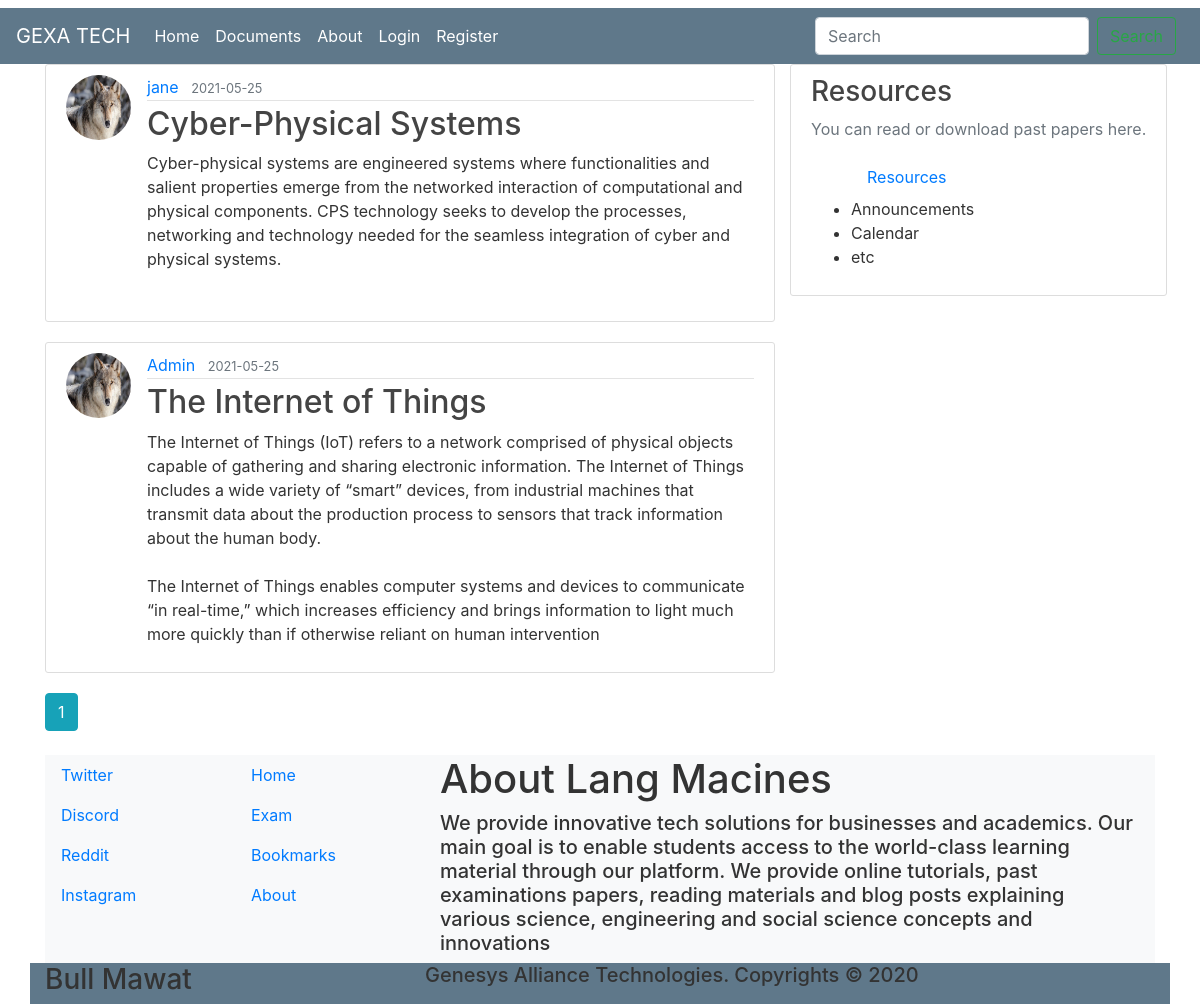
Page /home on the earlier database version.
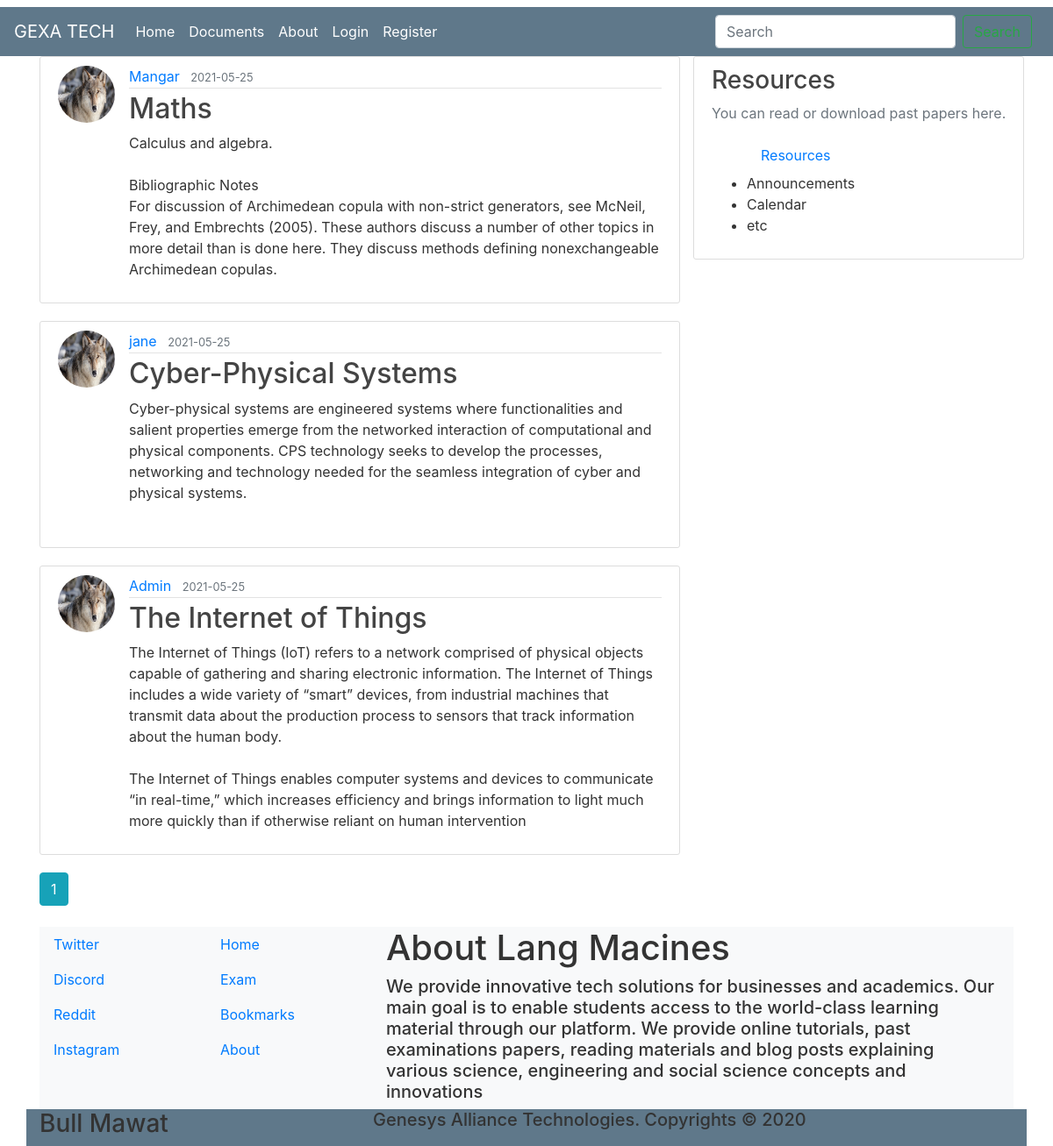
Same page on the later database version.
### blog/models.py (models this page shows, shortened)
class Post(db.Model):
    id = db.Column(db.Integer, primary_key=True)
    title = db.Column(db.String(100), nullable=False)
    date_posted = db.Column(db.DateTime, nullable=False, default=datetime.utcnow)
    content = db.Column(db.Text, nullable=False)
    user_id = db.Column(db.Integer, db.ForeignKey('user.id'), nullable=False)

class User(db.Model, UserMixin):
    id = db.Column(db.Integer, primary_key=True)
    username = db.Column(db.String(20), unique=True, nullable=False)
    email = db.Column(db.String(50), unique=True, nullable=False)
    image_file = db.Column(db.String(20), nullable=False, default='default.jpg')
    password = db.Column(db.String(60), nullable=False)
    posts = db.relationship('Post', backref='author', lazy=True)
    uploads = db.relationship('Upload', backref='author', lazy=True)

### blog/main/routes.py (the view)
@main.route("/")
@main.route("/home")
def home():
    page = request.args.get('page', 1, type=int)
    posts  = Post.query.order_by(Post.date_posted.desc()).paginate(page=page, per_page=5)
    return render_template("home.html", posts=posts)

### blog/templates/home.html
{% extends "layout.html" %}
{% block content %}
    {% for post in posts.items %}
        <article class="media content-section">
          <img class="rounded-circle article-img" src="{{ url_for('static', filename='profile_pics/' + post.author.image_file) }}">
          <div class="media-body">
            <div class="article-metadata">
              <a class="mr-2" href="{{ url_for('posts.user_posts', username=post.author.username) }}">{{ post.author.username }}</a>
              <small class="text-muted">{{ post.date_posted.strftime('%Y-%m-%d') }}</small>
            </div>
            <h2><a class="article-title" href="{{ url_for('posts.post', post_id=post.id) }}">{{ post.title }}</a></h2>
            <p class="article-content">{{ post.content }}</p>
          </div>
        </article>
    {% endfor %}
    {% for page_num in posts.iter_pages(left_edge=1, right_edge=1, left_current=1, right_current=2) %}
      {% if page_num %}
        {% if posts.page == page_num %}
          <a class="btn btn-info mb-4" href="{{ url_for('main.home', page=page_num) }}">{{ page_num }}</a>
        {% else %}
          <a class="btn btn-outline-info mb-4" href="{{ url_for('main.home', page=page_num) }}">{{ page_num }}</a>
        {% endif %}
      {% else %}
        ...
      {% endif %}
    {% endfor %}
{% endblock content %}

### blog/templates/layout.html (shortened to what this page needs)
<!DOCTYPE html>
<html class="h-100" lang="en">
<head>
  <link rel="stylesheet" href="https://stackpath.bootstrapcdn.com/bootstrap/4.4.1/css/bootstrap.min.css">
  <link rel="stylesheet" type="text/css" href="{{ url_for('static', filename='main.css') }}">
</head>
<body>
  <header class="site-header">
    <nav class="navbar navbar-expand-md navbar-dark bg-steel">
      <a class="navbar-brand" href="/">GEXA TECH</a>
      <div class="collapse navbar-collapse" id="navbarNavID">
        <ul class="navbar-nav mr-auto">
          <li class="nav-item active">
            <a class="nav-link" href="{{ url_for('main.home') }}">Home <span class="sr-only">(current)</span></a>
          </li>
          <li class="nav-item active">
            <a class="nav-link" href="{{ url_for('main.documents') }}">Documents</a>
          </li>
          <li class="nav-item active">
            <a class="nav-link" href="{{ url_for('main.about') }}">About</a>
          </li>
          {% if current_user.is_authenticated %}
            <li class="nav-item active">
              <a class="nav-link" href="{{ url_for('uploads.new_upload') }}">New Upload</a>
            </li>
            <li class="nav-item active">
              <a class="nav-link" href="{{ url_for('posts.new_post') }}">Create Post</a>
            </li>
            <li class="nav-item active">
              <a class="nav-link" href="{{ url_for('users.account') }}">User Profile</a>
            </li>
            <li class="nav-item active">
              <a class="nav-link" href="{{ url_for('users.logout') }}">Logout</a>
            </li>
          {% else %}
            <li class="nav-item active">
              <a class="nav-link" href="{{ url_for('users.login') }}">Login</a>
            </li>
            <li class="nav-item active">
              <a class="nav-link" href="{{ url_for('users.register') }}">Register</a>
            </li>
          {% endif %}
        </ul>
        <form action="" class="form-inline m-2 my-lg-0">
          <input class="form-control mr-sm-2" type="search" placeholder="Search" aria-label="Search">
          <button class="btn btn-outline-success my-2 my-sm-0" type="submit">Search</button>
        </form>
      </div>
    </nav>
  </header>
  <div class="container">
    <div class="row">
      <div class="col-md-8">
        {% block content %} {% endblock %}
      </div>
      <div class="colmd-4">
        <div class="content-section">
          <h3>Resources</h3>
          <p class="text-muted">You can read or download past papers here.
          <ul>
            <a class="nav-link" href="{{ url_for('main.documents') }}">Resources </a>
            <li>Announcements</li>
            <li>Calendar</li>
            <li>etc</li>
          </ul>
        </p>
        </div>
      </div>
    </div>
  </div>
  <div class="container">
    <footer class="bg-light text-align-center text-lg-start">
      <div class="row">
        <div class="col-md-2">
          <ul class="list-inline">
            <li><a href="#" class="nav-link">Twitter</a></li>
            <li><a href="#" class="nav-link">Discord</a></li>
            <li><a href="#" class="nav-link">Reddit</a></li>
            <li><a href="#" class="nav-link">Instagram</a></li>
          </ul>
        </div>
        <div class="col-md-2">
          <ul class="list-inline">
            <li><a href="{{ url_for('main.home') }}" class="nav-link">Home</a></li>
            <li><a href="#" class="nav-link">Exam</a></li>
            <li><a href="#" class="nav-link">Bookmarks</a></li>
            <li><a href="{{ url_for('main.about') }}" class="nav-link">About</a></li>
          </ul>
        </div>
        <div class="col-md-8">
          <div class="container">
            <p class="h1">About Lang Macines</p>
            <p class="h5 text-align-left">We provide innovative tech solutions for businesses and academics. Our main goal is to enable students access to the world-class learning material through our platform. We provide online tutorials, past examinations papers, reading materials and blog posts explaining various science, engineering and social science concepts and innovations</p>
          </div>
        </div>
      </div>
      <div class="row text-align-center bg-steel">
        <div class="col-md-4 h3">
          Bull Mawat
        </div>
        <div class="col-md-8 h5">
          Genesys Alliance Technologies. Copyrights &copy 2020
        </div>
      </div>
    </footer>
  </div>
</body>
</html>

### blog/static/main.css (style rules this page uses)
body { background: #FFFFFF; color: #333333; margin-top: .5rem; }
h1, h2, h3, h4, h5, h6 { color: #444444; }
.bg-steel { background-color: #5F788A; }
.site-header .navbar-nav .nav-link { color: #CBD5DB; }
.content-section { background: #FFFFFF; padding: 10px 20px; border: 1px solid #DDDDDD; border-radius: 3px; margin-bottom: 20px; }
.article-title { color: #444444; }
.article-content { white-space: pre-line; }
.article-img { height: 65px; width: 65px; margin-right: 16px; }
.article-metadata { padding-bottom: 1px; margin-bottom: 4px; border-bottom: 1px solid #E3E3E3; color: #333; text-decoration: none; }

Differences in the rows shown:
added Post: image_file (placeholder picture), author.username "Mangar", date_posted "2021-05-25", title "Maths", content "Calculus and algebra. Bibliographic Notes For discussion of Archimedean copula with non-strict generators, see McNeil, Frey, and Embrechts (2005). These authors discuss a number of other topics in more detail than is done here. They discuss methods defining nonexchangeable Archimedean copulas."
